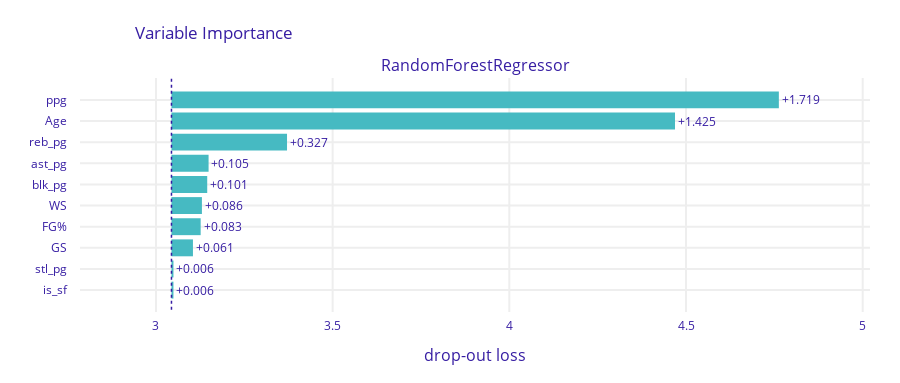

The cell this chart's notebook holds for it:
### Markdown cell above
Note that the $ r^2 $ and MSE are roughly the same as the one computed using getRegAccuracy

### Code cell
# Variable importance model
nba_rf_exp.model_parts(B = 10).plot()

### Figure 1 — Plotly figure (JSON) as saved in the notebook; plotly's stock layout.template omitted (floating-point values rounded to 4 significant figures)
{"data": [{"base": 3.044, "hoverinfo": "text", "hoverlabel": {"bgcolor": "rgba(0,0,0,0.8)"}, "hovertext": ["Model: RandomForestRegressor loss after<br>variable: ppg is permuted: 4.763<br>Drop-out loss change: +1.719", "Model: RandomForestRegressor loss after<br>variable: Age is permuted: 4.469<br>Drop-out loss change: +1.425", "Model: RandomForestRegressor loss after<br>variable: reb_pg is permuted: 3.371<br>Drop-out loss change: +0.327", "Model: RandomForestRegressor loss after<br>variable: ast_pg is permuted: 3.149<br>Drop-out loss change: +0.105", "Model: RandomForestRegressor loss after<br>variable: blk_pg is permuted: 3.145<br>Drop-out loss change: +0.101", "Model: RandomForestRegressor loss after<br>variable: WS is permuted: 3.13<br>Drop-out loss change: +0.086", "Model: RandomForestRegressor loss after<br>variable: FG% is permuted: 3.127<br>Drop-out loss change: +0.083", "Model: RandomForestRegressor loss after<br>variable: GS is permuted: 3.105<br>Drop-out loss change: +0.061", "Model: RandomForestRegressor loss after<br>variable: stl_pg is permuted: 3.05<br>Drop-out loss change: +0.006", "Model: RandomForestRegressor loss after<br>variable: is_sf is permuted: 3.049<br>Drop-out loss change: +0.006"], "marker": {"color": "#46bac2"}, "orientation": "h", "showlegend": false, "text": ["+1.719", "+1.425", "+0.327", "+0.105", "+0.101", "+0.086", "+0.083", "+0.061", "+0.006", "+0.006"], "textposition": "outside", "type": "bar", "x": [1.719, 1.425, 0.327, 0.105, 0.1012, 0.08616, 0.08262, 0.0608, 0.00563, 0.00557], "xaxis": "x", "y": ["ppg", "Age", "reb_pg", "ast_pg", "blk_pg", "WS", "FG%", "GS", "stl_pg", "is_sf"], "yaxis": "y"}], "layout": {"annotations": [{"font": {"size": 16}, "showarrow": false, "text": "RandomForestRegressor", "x": 0.5, "xanchor": "center", "xref": "paper", "y": 1, "yanchor": "bottom", "yref": "paper"}, {"font": {"size": 16}, "showarrow": false, "text": "drop-out loss", "x": 0.5, "xanchor": "center", "xref": "paper", "y": 0, "yanchor": "top", "yref": "paper", "yshift": -30}], "font": {"color": "#371ea3"}, "height": 383, "margin": {"b": 71, "r": 30, "t": 78}, "shapes": [{"line": {"color": "#371ea3", "dash": "dot", "width": 1.5}, "type": "line", "x0": 3.044, "x1": 3.044, "xref": "x", "y0": -1, "y1": 10, "yref": "y"}], "title": {"text": "Variable Importance", "x": 0.15}, "xaxis": {"anchor": "y", "automargin": true, "domain": [0, 1], "fixedrange": true, "gridwidth": 2, "range": [2.785, 5.021], "tickcolor": "white", "ticklen": 3, "ticks": "outside", "type": "linear", "zeroline": false}, "yaxis": {"anchor": "x", "automargin": true, "autorange": "reversed", "domain": [0, 1], "fixedrange": true, "gridwidth": 2, "tickcolor": "white", "ticklen": 10, "ticks": "outside", "type": "category"}}}
